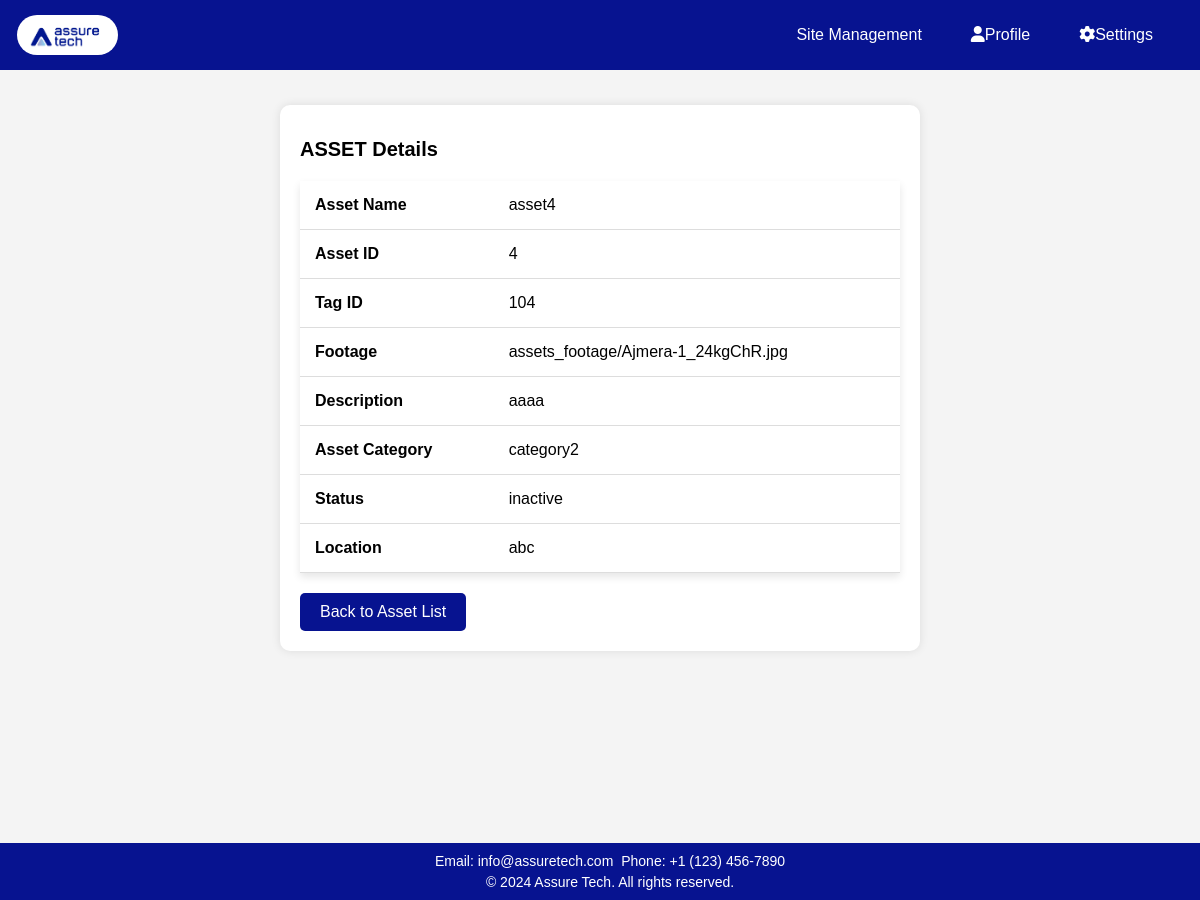
The page /asset_details/4/ on the database as committed earlier.
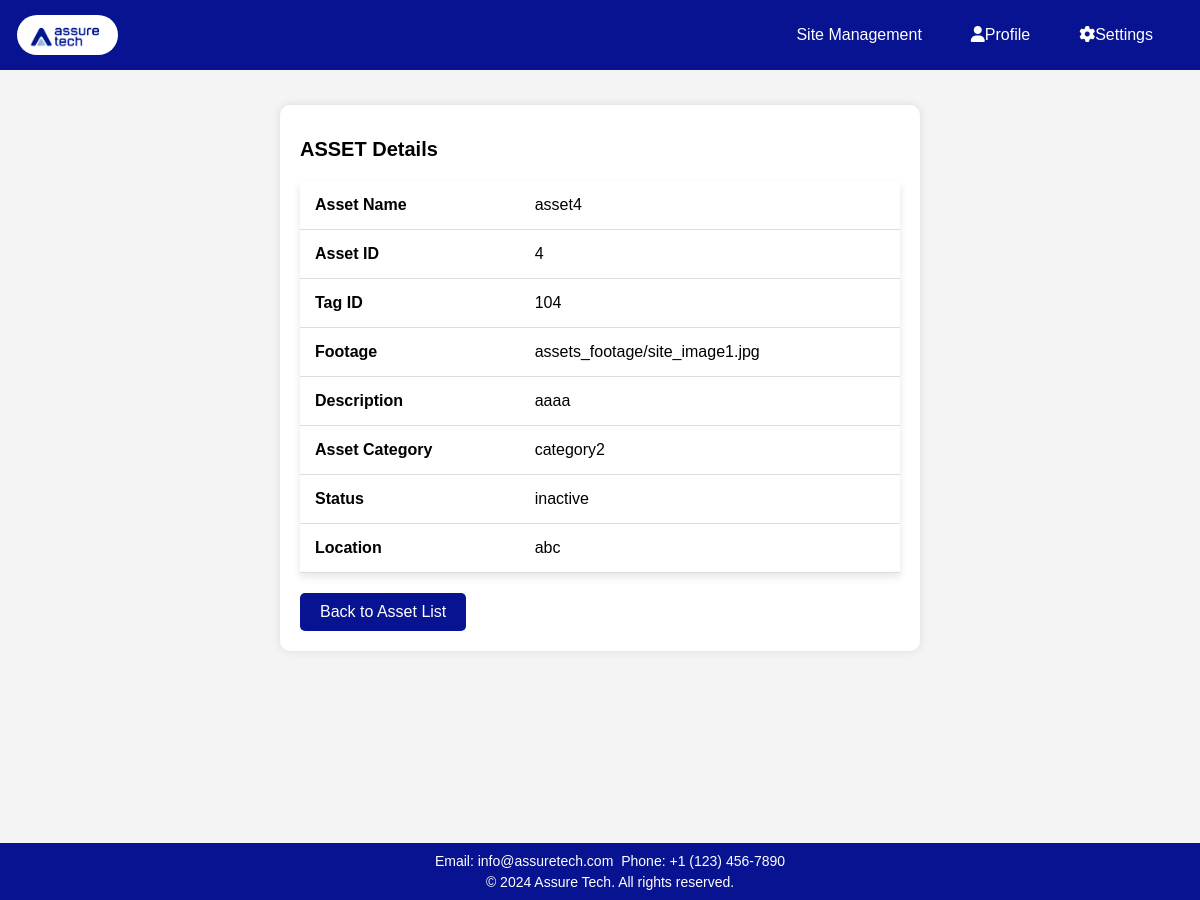
The same page on the database as committed later.
### app1/models.py (models this page shows, shortened)
class Asset(models.Model):
    asset_id = models.IntegerField(unique=True)
    picture = models.ImageField(upload_to='asset_pictures/', blank=True, null=True)
    asset_name = models.CharField(max_length=255)
    tag_id = models.IntegerField(unique=True)
    footage = models.ImageField(upload_to='assets_footage/', blank=True, null=True,verbose_name= 'Footage')
    description = models.CharField(max_length=500)
    asset_category = models.CharField(max_length=50)
    STATUS_CHOICES = [
        ('active', 'Active'),
        ('inactive', 'Inactive'),
    ]
    status = models.CharField(max_length=50, choices=STATUS_CHOICES)
    location = models.CharField(max_length=100)
    time_log = models.DateTimeField(auto_now=True)

### app1/views.py (the view)
# urls.py: path('asset_details/<int:asset_id>/', views.asset_details, name='asset_details'),
def asset_details(request, asset_id):
    asset = get_object_or_404(Asset, asset_id=asset_id)
    return render(request, 'app1/view_asset.html', {'asset': asset})

### app1/templates/app1/view_asset.html (shortened to what this page needs)
<!DOCTYPE html>
<html lang="en">
<head>
    {% load static %}
    <link rel="stylesheet" href="https://cdnjs.cloudflare.com/ajax/libs/font-awesome/6.0.0/css/all.min.css">
</head>
<body>
    <header>
        <a class="logo" href="#"><img src="{% static 'app1/images/logo.jpg' %}" alt="Logo"></a>
        <nav class="nav">
            <div class="dropdown">
                <a href="{% url 'sites' %}">Site Management</a>
            </div>
            <div class="dropdown">
                <a href="#" class="dropbtn"><i class="fas fa-user"></i>Profile</a>
            </div>
            <div class="dropdown">
                <a href="#" class="dropbtn"><i class="fas fa-cog"></i>Settings</a>
            </div>
        </nav>
    </header>
    <div class="content asset-details">
        <h1>ASSET Details</h1>
        <table>
            <tr>
                <td><strong>Asset Name</strong></td>
                <td>{{ asset.asset_name }}</td>
            </tr>
            <tr>
                <td><strong>Asset ID</strong></td>
                <td>{{ asset.asset_id }}</td>
            </tr>
            <tr>
                <td><strong>Tag ID</strong></td>
                <td>{{ asset.tag_id }}</td>
            </tr>
            <tr>
                <td><strong>Footage</strong></td>
                <td>{{ asset.footage }}</td>
            </tr>
            <tr>
                <td><strong>Description</strong></td>
                <td>{{ asset.description }}</td>
            </tr>
            <tr>
                <td><strong>Asset Category</strong></td>
                <td>{{ asset.asset_category }}</td>
            </tr>
            <tr>
                <td><strong>Status</strong></td>
                <td>{{ asset.status }}</td>
            </tr>
            <tr>
                <td><strong>Location</strong></td>
                <td>{{ asset.location }}</td>
            </tr>
        </table>
        <a href="{% url 'asset_site' %}" class="back-link">Back to Asset List</a>
    </div>
    <footer>
        <p>Email: info@assuretech.com</p>
        <p>Phone: +1 (123) 456-7890</p>
        <div class="footer-bottom">
            <p>&copy; 2024 Assure Tech. All rights reserved.</p>
        </div>
    </footer>
</body>
</html>

Rows that differ between the two databases and show on the page:
changed Asset "asset4": footage "assets_footage/Ajmera-1_24kgChR.jpg" → "assets_footage/site_image1.jpg"
